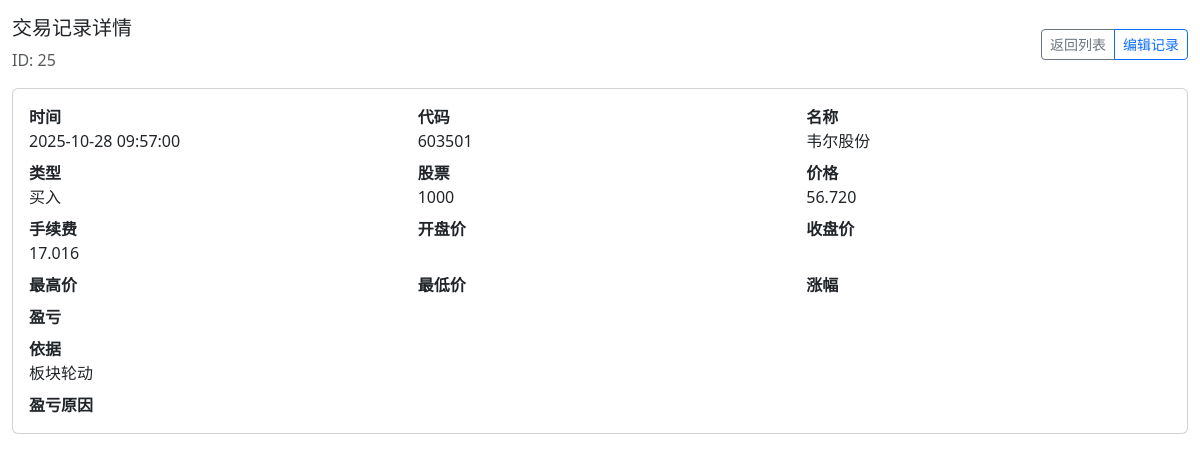
The page /detail/25 on the database its author committed.
### tables this page shows
CREATE TABLE trade_records (
        id INTEGER PRIMARY KEY AUTOINCREMENT,
        trade_time TIMESTAMP NOT NULL,
        stock_code TEXT NOT NULL,
        stock_name TEXT NOT NULL,
        trade_type TEXT NOT NULL,
        quantity INTEGER NOT NULL,
        opening_price REAL,
        closing_price REAL,
        trade_price REAL NOT NULL,
        commission_fee REAL NOT NULL DEFAULT 0,
        profit_loss REAL,
        profit_loss_reason TEXT,
        trade_basis TEXT NOT NULL,
        created_at TIMESTAMP DEFAULT CURRENT_TIMESTAMP,
        updated_at TIMESTAMP DEFAULT CURRENT_TIMESTAMP
    , high_price REAL, low_price REAL);

### web_app.py (the view)
@app.route('/detail/<int:record_id>')
def detail(record_id: int):
    stock_code = request.args.get('stock_code', '').strip()
    page = request.args.get('page', '1')
    per_page = request.args.get('per_page', str(PAGE_SIZE))
    current_page = parse_int(page, 1)
    current_per_page = parse_int(per_page, PAGE_SIZE)
    current_per_page = max(1, min(current_per_page, 1000))
    record = get_record_by_id(record_id)
    if not record:
        flash(f'未找到记录 ID={record_id}', 'danger')
        return redirect(url_for('index', stock_code=stock_code, page=current_page, per_page=current_per_page) if stock_code else url_for('index', page=current_page, per_page=current_per_page))
    record['trade_time'] = format_trade_time(record.get('trade_time'))
    return render_template(
        'detail.html',
        record=record,
        stock_code=stock_code,
        current_page=current_page,
        current_per_page=current_per_page,
    )

### trade_service.py (called while the page is built)
def format_trade_time(raw_time: Optional[str]) -> Optional[str]:
    if raw_time is None:
        return None
    try:
        parsed = datetime.fromisoformat(raw_time)
        return parsed.strftime('%Y-%m-%d %H:%M:%S')
    except ValueError:
        try:
            parsed = datetime.strptime(raw_time, '%Y-%m-%d %H:%M:%S')
            return parsed.strftime('%Y-%m-%d %H:%M:%S')
        except ValueError:
            return raw_time

def get_record_by_id(record_id: int) -> Optional[Dict]:
    conn = sqlite3.connect(DB_FILE)
    conn.row_factory = sqlite3.Row
    cursor = conn.cursor()
    cursor.execute('SELECT * FROM trade_records WHERE id = ?', (record_id,))
    row = cursor.fetchone()
    conn.close()
    return dict(row) if row else None

### web_app.py (called while the page is built)
@app.template_filter('decimal3')
def decimal3(value):
    if value is None:
        return ''
    try:
        return f"{float(value):.3f}"
    except (TypeError, ValueError):
        return value

def parse_int(value: str, default: int) -> int:
    try:
        return max(1, int(value))
    except (TypeError, ValueError):
        return default

### templates/detail.html (shortened to what this page needs)
<!DOCTYPE html>
<html lang="zh-CN">
<head>
    <link rel="stylesheet" href="{{ url_for('static', filename='css/bootstrap.min.css') }}" />
</head>
<body>
<div class="container-fluid py-3">
    <div class="d-flex justify-content-between align-items-center mb-3">
        <div>
            <h1 class="fs-5">交易记录详情</h1>
            <p class="mb-0 text-muted">ID: {{ record.id }}</p>
        </div>
        <div class="btn-group">
            <a href="{{ url_for('index', stock_code=stock_code, page=current_page, per_page=current_per_page) }}" class="btn btn-outline-secondary btn-sm">返回列表</a>
            <a href="{{ url_for('edit', record_id=record.id, stock_code=stock_code, page=current_page, per_page=current_per_page) }}" class="btn btn-outline-primary btn-sm">编辑记录</a>
        </div>
    </div>
    <div class="card mb-3">
        <div class="card-body">
            <div class="row gy-2">
                <div class="col-sm-6 col-lg-4"><strong>时间</strong><div>{{ record.trade_time }}</div></div>
                <div class="col-sm-6 col-lg-4"><strong>代码</strong><div>{{ record.stock_code or '' }}</div></div>
                <div class="col-sm-6 col-lg-4"><strong>名称</strong><div>{{ record.stock_name }}</div></div>
                <div class="col-sm-6 col-lg-4"><strong>类型</strong><div>{{ '买入' if record.trade_type == 'buy' else '卖出' if record.trade_type == 'sell' else record.trade_type }}</div></div>
                <div class="col-sm-6 col-lg-4"><strong>股票</strong><div>{{ record.quantity }}</div></div>
                <div class="col-sm-6 col-lg-4"><strong>价格</strong><div>{{ record.trade_price|decimal3 }}</div></div>
                <div class="col-sm-6 col-lg-4"><strong>手续费</strong><div>{{ record.commission_fee|decimal3 }}</div></div>
                <div class="col-sm-6 col-lg-4"><strong>开盘价</strong><div>{{ record.opening_price|decimal3 }}</div></div>
                <div class="col-sm-6 col-lg-4"><strong>收盘价</strong><div>{{ record.closing_price|decimal3 }}</div></div>
                <div class="col-sm-6 col-lg-4"><strong>最高价</strong><div>{{ record.high_price|decimal3 }}</div></div>
                <div class="col-sm-6 col-lg-4"><strong>最低价</strong><div>{{ record.low_price|decimal3 }}</div></div>
                <div class="col-sm-6 col-lg-4"><strong>涨幅</strong></div>
                <div class="col-12"><strong>盈亏</strong><div>{{ record.profit_loss|decimal3 if record.profit_loss is not none else '' }}</div></div>
                <div class="col-12"><strong>依据</strong><div class="text-break">{{ record.trade_basis }}</div></div>
                <div class="col-12"><strong>盈亏原因</strong><div class="text-break">{{ record.profit_loss_reason or '' }}</div></div>
            </div>
        </div>
    </div>
</div>
</body>
</html>

### rows shown on the page
trade_records: id "25", trade_time "2025-10-28 09:57:00", stock_code "603501", stock_name "韦尔股份", trade_type "买入", quantity "1000", trade_price|decimal3 "56.720", commission_fee|decimal3 "17.016", trade_basis "板块轮动"
